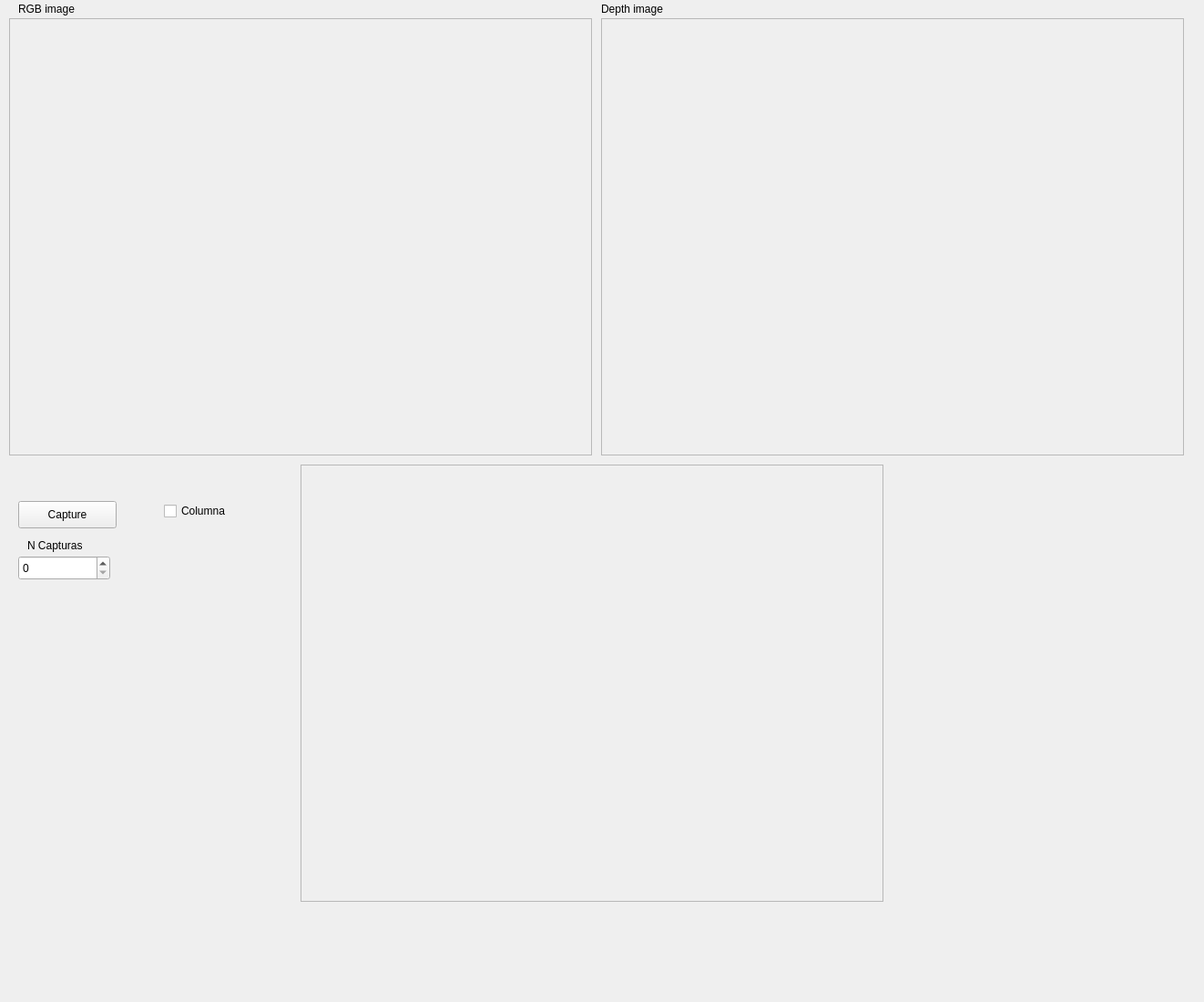
<?xml version="1.0" encoding="UTF-8"?>
<ui version="4.0">
 <class>evaluacionForm</class>
 <widget class="QWidget" name="evaluacionForm">
  <property name="geometry">
   <rect>
    <x>0</x>
    <y>0</y>
    <width>1322</width>
    <height>1100</height>
   </rect>
  </property>
  <property name="windowTitle">
   <string>Form</string>
  </property>
  <widget class="QFrame" name="frameRGB">
   <property name="geometry">
    <rect>
     <x>10</x>
     <y>20</y>
     <width>640</width>
     <height>480</height>
    </rect>
   </property>
   <property name="frameShape">
    <enum>QFrame::StyledPanel</enum>
   </property>
   <property name="frameShadow">
    <enum>QFrame::Raised</enum>
   </property>
  </widget>
  <widget class="QFrame" name="frameZ">
   <property name="geometry">
    <rect>
     <x>660</x>
     <y>20</y>
     <width>640</width>
     <height>480</height>
    </rect>
   </property>
   <property name="frameShape">
    <enum>QFrame::StyledPanel</enum>
   </property>
   <property name="frameShadow">
    <enum>QFrame::Raised</enum>
   </property>
  </widget>
  <widget class="QPushButton" name="pbCapture">
   <property name="geometry">
    <rect>
     <x>20</x>
     <y>550</y>
     <width>108</width>
     <height>30</height>
    </rect>
   </property>
   <property name="text">
    <string>Capture</string>
   </property>
   <property name="checkable">
    <bool>true</bool>
   </property>
  </widget>
  <widget class="QLabel" name="label">
   <property name="geometry">
    <rect>
     <x>20</x>
     <y>0</y>
     <width>131</width>
     <height>20</height>
    </rect>
   </property>
   <property name="text">
    <string>RGB image</string>
   </property>
  </widget>
  <widget class="QLabel" name="label_2">
   <property name="geometry">
    <rect>
     <x>660</x>
     <y>0</y>
     <width>131</width>
     <height>19</height>
    </rect>
   </property>
   <property name="text">
    <string>Depth image</string>
   </property>
  </widget>
  <widget class="QFrame" name="frameRGBZ">
   <property name="geometry">
    <rect>
     <x>330</x>
     <y>510</y>
     <width>640</width>
     <height>480</height>
    </rect>
   </property>
   <property name="frameShape">
    <enum>QFrame::StyledPanel</enum>
   </property>
   <property name="frameShadow">
    <enum>QFrame::Raised</enum>
   </property>
  </widget>
  <widget class="QSpinBox" name="sbCapturas">
   <property name="geometry">
    <rect>
     <x>20</x>
     <y>610</y>
     <width>101</width>
     <height>27</height>
    </rect>
   </property>
   <property name="maximum">
    <number>10000</number>
   </property>
  </widget>
  <widget class="QLabel" name="label_3">
   <property name="geometry">
    <rect>
     <x>30</x>
     <y>590</y>
     <width>91</width>
     <height>17</height>
    </rect>
   </property>
   <property name="text">
    <string>N Capturas</string>
   </property>
  </widget>
  <widget class="QCheckBox" name="cbColumna">
   <property name="geometry">
    <rect>
     <x>180</x>
     <y>550</y>
     <width>98</width>
     <height>22</height>
    </rect>
   </property>
   <property name="text">
    <string>Columna</string>
   </property>
  </widget>
 </widget>
 <resources/>
 <connections/>
</ui>
